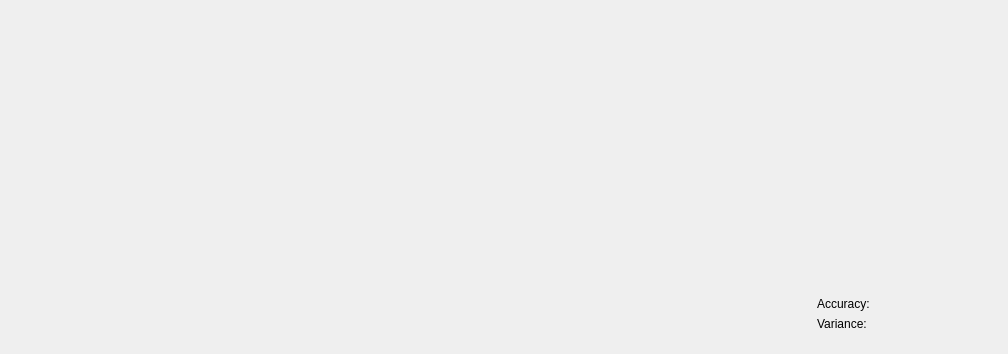
<?xml version="1.0" encoding="UTF-8"?>
<ui version="4.0">
 <class>ResultVisualization</class>
 <widget class="QWidget" name="ResultVisualization">
  <property name="geometry">
   <rect>
    <x>0</x>
    <y>0</y>
    <width>1006</width>
    <height>354</height>
   </rect>
  </property>
  <property name="windowTitle">
   <string>Form</string>
  </property>
  <layout class="QHBoxLayout" name="horizontalLayout">
   <item>
    <widget class="QtCharts::QChartView" name="histogramChart" native="true">
     <property name="sizePolicy">
      <sizepolicy hsizetype="MinimumExpanding" vsizetype="MinimumExpanding">
       <horstretch>0</horstretch>
       <verstretch>0</verstretch>
      </sizepolicy>
     </property>
     <property name="minimumSize">
      <size>
       <width>800</width>
       <height>330</height>
      </size>
     </property>
     <property name="maximumSize">
      <size>
       <width>1920</width>
       <height>330</height>
      </size>
     </property>
     <property name="baseSize">
      <size>
       <width>0</width>
       <height>330</height>
      </size>
     </property>
    </widget>
   </item>
   <item>
    <layout class="QVBoxLayout" name="verticalLayout">
     <item>
      <widget class="QtCharts::QChartView" name="boxPlotChart" native="true">
       <property name="sizePolicy">
        <sizepolicy hsizetype="Fixed" vsizetype="Fixed">
         <horstretch>0</horstretch>
         <verstretch>0</verstretch>
        </sizepolicy>
       </property>
       <property name="minimumSize">
        <size>
         <width>180</width>
         <height>280</height>
        </size>
       </property>
       <property name="maximumSize">
        <size>
         <width>180</width>
         <height>280</height>
        </size>
       </property>
       <property name="baseSize">
        <size>
         <width>180</width>
         <height>280</height>
        </size>
       </property>
      </widget>
     </item>
     <item>
      <layout class="QFormLayout" name="formLayout">
       <item row="1" column="0">
        <widget class="QLabel" name="varianceLabel">
         <property name="text">
          <string>Variance: </string>
         </property>
        </widget>
       </item>
       <item row="0" column="0">
        <widget class="QLabel" name="accuracyLabel">
         <property name="text">
          <string>Accuracy:</string>
         </property>
        </widget>
       </item>
       <item row="1" column="1">
        <widget class="QLabel" name="variance">
         <property name="text">
          <string/>
         </property>
        </widget>
       </item>
       <item row="0" column="1">
        <widget class="QLabel" name="accuracy">
         <property name="text">
          <string/>
         </property>
        </widget>
       </item>
      </layout>
     </item>
    </layout>
   </item>
  </layout>
 </widget>
 <customwidgets>
  <customwidget>
   <class>QtCharts::QChartView</class>
   <extends>QWidget</extends>
   <header location="global">QtCharts/QChartView</header>
   <container>1</container>
  </customwidget>
 </customwidgets>
 <resources/>
 <connections/>
</ui>
